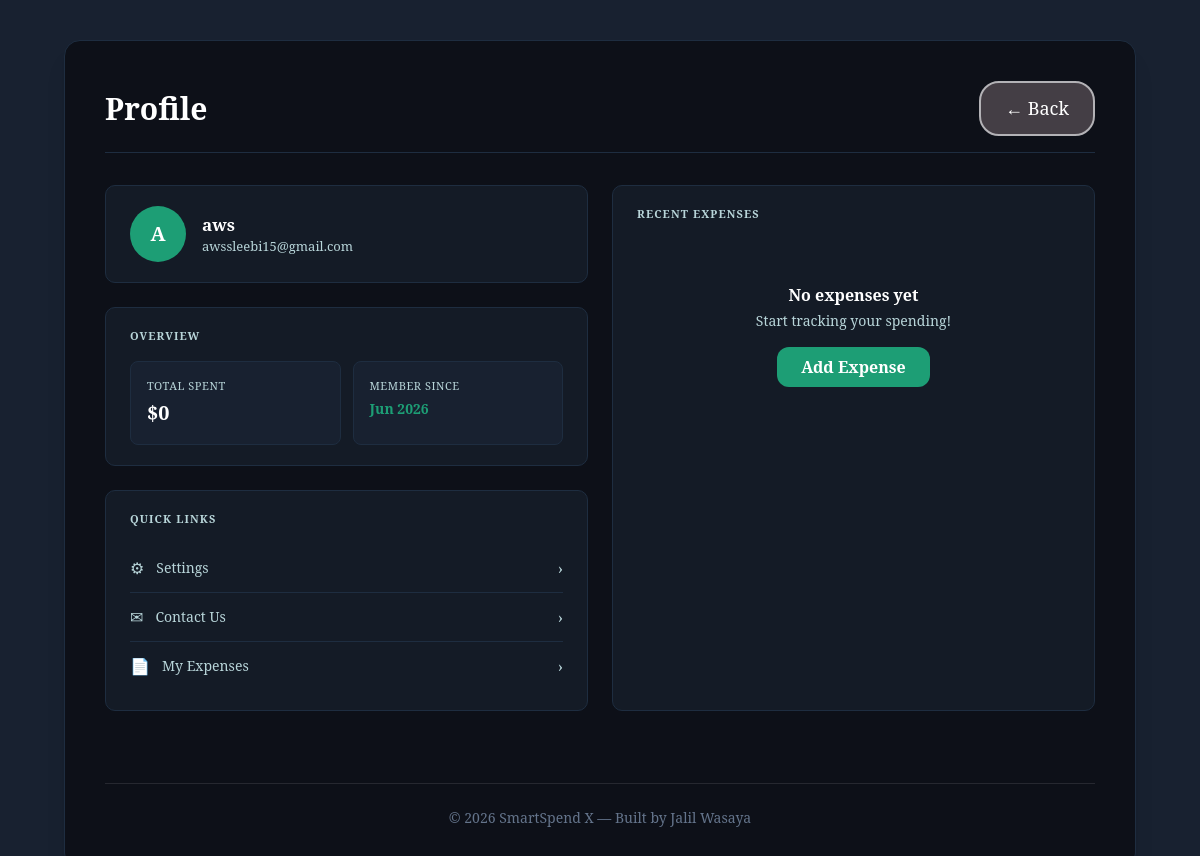
Before: /profile/ (signed in) with the older database file.
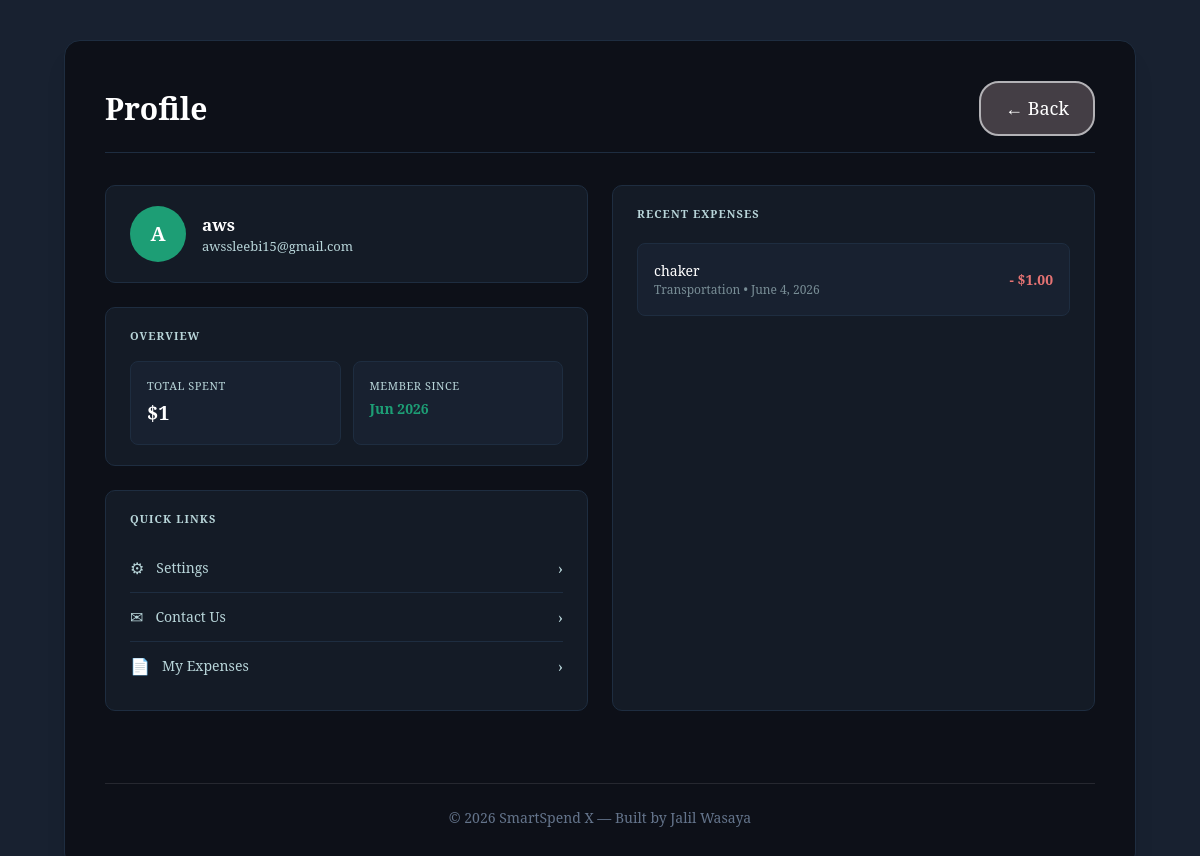
After: the same page with the newer database file.
### app1/models.py (models this page shows, shortened)
class Expense(models.Model):
    CATEGORY_CHOICES = [
        ("Food", "Food"),
        ("Transportation", "Transportation"),
        ("Entertainment", "Entertainment"),
        ("Bills", "Bills"),
        ("Other", "Other"),
    ]
    user = models.ForeignKey(User, on_delete=models.CASCADE, null=True, blank=True)
    title = models.CharField(max_length=100)
    amount = models.DecimalField(max_digits=10, decimal_places=2)
    category = models.CharField(max_length=50, choices=CATEGORY_CHOICES)
    date = models.DateField()

### app1/views.py (the view)
# urls.py: path("profile/", views.profile_view, name="profile"),
@login_required
def profile_view(request):
    expenses       = Expense.objects.filter(user=request.user).order_by("-date")[:4]
    total_expenses = Expense.objects.filter(user=request.user).aggregate(total=Sum("amount"))["total"] or 0
    return render(request, "profile.html", {
        "expenses":       expenses,
        "total_expenses": total_expenses,
        "currency":       get_currency_symbol(request.user),
    })

### app1/views.py (called while the page is built)
def get_currency_symbol(user):
    try:
        profile = user.userprofile
        symbols = {'USD': '$', 'ILS': '₪', 'EUR': '€'}
        return symbols.get(profile.currency, '$')
    except Exception:
        return '$'

### app1/templates/profile.html (shortened to what the changed rows need)
{% load static %}
<!DOCTYPE html>
<html lang="en">
<head>
    <script src="https://cdn.tailwindcss.com"></script>
</head>
<body class="text-[#b8d5d9] min-h-screen flex flex-col justify-between py-10 px-4 md:px-16">
    <main class="max-w-7xl mx-auto w-full flex-1 flex flex-col">
        <section class="w-full bg-[#0d1018] p-6 md:p-10 rounded-2xl border border-[#1e2d40] shadow-xl flex-1 flex flex-col justify-between">
            <div>
                <div class="flex justify-between items-center border-b border-[#1e2d40] pb-4 mb-8">
                    <h2 class="text-3xl font-bold text-white">Profile</h2>
                </div>
                <div class="grid grid-cols-1 md:grid-cols-2 gap-6 mb-6">
                    <div class="flex flex-col gap-6">
                        <div class="bg-[#141b26] border border-[#1e2d40] rounded-[10px] px-6 py-5 flex flex-col gap-4">
                            <div class="grid grid-cols-2 gap-3">
                                <div class="bg-[#182130] border border-[#1e2d40] rounded-lg p-4">
                                    <p class="text-[#b8d5d9] text-[11px] uppercase tracking-wider mb-1">Total Spent</p>
                                    <p class="text-white text-[20px] font-bold">{{ currency }}{{ total_expenses }}</p>
                                </div>
                            </div>
                        </div>
                    </div>
                    <div class="bg-[#141b26] border border-[#1e2d40] rounded-[10px] px-6 py-5 flex flex-col gap-4">
                        {% for expense in expenses %}
                        <div class="bg-[#182130] border border-[#1e2d40] rounded-lg p-4 flex justify-between items-center">
                            <div>
                                <p class="text-white text-[14px] font-medium">{{ expense.title }}</p>
                                <p class="text-[#b8d5d9] text-[12px] opacity-60">
                                    {{ expense.category }} • {{ expense.date }}
                                </p>
                            </div>
                            <p class="text-[#e57373] text-[14px] font-semibold">- {{ currency }}{{ expense.amount }}</p>
                        </div>
                        {% empty %}
                        <div class="text-center py-10">
                            <p class="text-white font-semibold">No expenses yet</p>
                            <p class="text-[#b8d5d9] text-sm mt-1">Start tracking your spending!</p>
                            <a href="{% url 'expenses' %}"
                               class="inline-block mt-4 px-6 py-2 rounded-xl bg-[#1D9E75] text-white font-bold hover:bg-[#178a65] transition">
                                Add Expense
                            </a>
                        </div>
                        {% endfor %}
                    </div>
                </div>
            </div>
        </section>
    </main>
</body>
</html>

Changed rows visible on the page:
added Expense: title "chaker", category "Transportation", date "June 4, 2026", currency "$", amount "1.00"
Other visible differences:
{{ total_expenses }}: "0" → "1"
text no longer shown: "No expenses yet Start tracking your spending! Add Expense"
